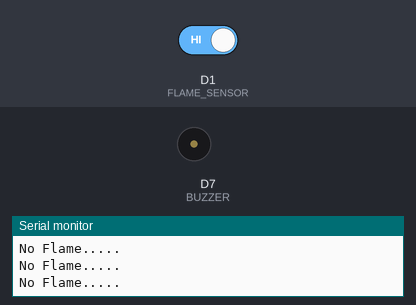
Simulated run of this sketch. Board: ESP8266 (NodeMCU). On the bench: buzzer (waves = sounding), the last lines printed to the serial monitor. The inputs (shaded band) are chosen by the test bench; at power-on: D1 (FLAME_SENSOR) HIGH.

Above: at 1.8 s.
1.9 s: D1 (FLAME_SENSOR) driven LOW
At 2.25 s:
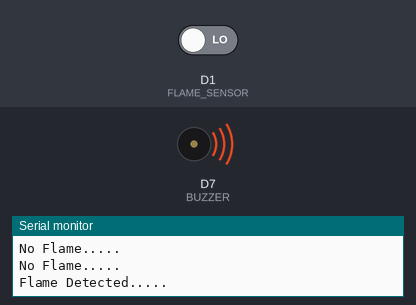
4.9 s: D1 (FLAME_SENSOR) driven HIGH
At 5.4 s:
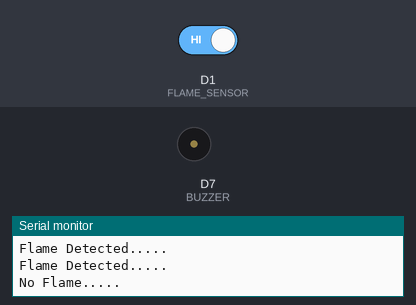
Timing chart, 0 to 7.9 s (numbered marks = the images above; inputs shaded):
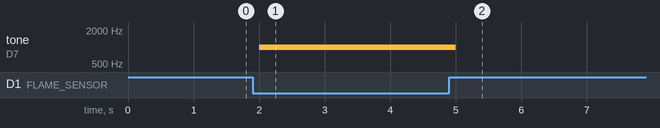

The sketch:

FLAME_SENSOR_WITH_BUZZER.ino
```cpp
int BUZZER = D7; // use led or buzzer
int FLAME_SENSOR = D1;

/*
If you are using a buzzer, you need to find out if the buzzer is passive or active.

Power test (easy method):

Connect the buzzer directly to 5V (or 3.3V):

Active buzzer: makes a steady “beep” as soon as you power it.

Passive buzzer: stays silent (it needs a frequency signal, not DC).
*/


void setup() {
  // put your setup code here, to run once:

  Serial.begin(9600);
  pinMode(BUZZER, OUTPUT);
  pinMode(FLAME_SENSOR, INPUT); // use INPUT_PULLUP for 3.3v

}

void loop() {
  // put your main code here, to run repeatedly:
  int flame_detected = digitalRead(FLAME_SENSOR);

  if (flame_detected == LOW) {
    Serial.println("Flame Detected.....");
    // digitalWrite(BUZZER, HIGH);    // use this line for LED or Active Buzzer
    tone(BUZZER, 1000);               // for passive buzzer
    delay(500);
    noTone(BUZZER);
  }
  else {
    Serial.println("No Flame.....");
    // digitalWrite(BUZZER, LOW);     // use this line for LED or Active Buzzer
    noTone(BUZZER);                   // for passive buzzer
    delay(500);
  }

}
```

Measured:
- after the input at 1.9 s, tone on D7 (BUZZER): silent → 1000 Hz after 0.10 s
- after the input at 4.9 s, tone on D7 (BUZZER): 1000 Hz → silent after 0.10 s
